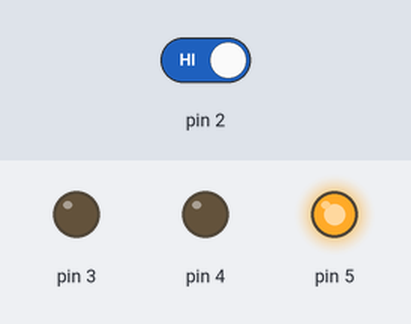
Simulated run of this sketch. Board: Arduino Uno, built with avr-gcc and run on an emulated ATmega328P. Parts: output pins drawn as LEDs (lit = HIGH). Inputs (shaded band) come from the test bench; at power-on: pin 2 HIGH.

Above: at 14.8 s.
14.9 s: pin 2 driven LOW
At 21.5 s:
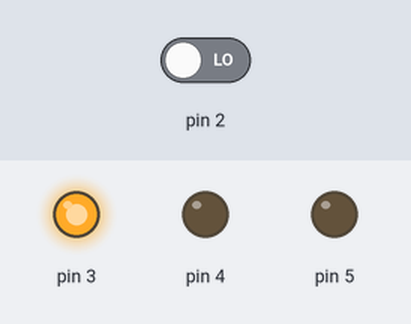
22.7 s: pin 2 driven HIGH
At 23.07 s:
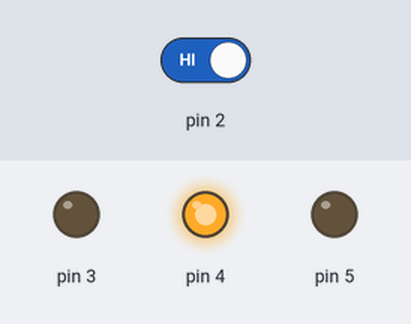
At 25.07 s:
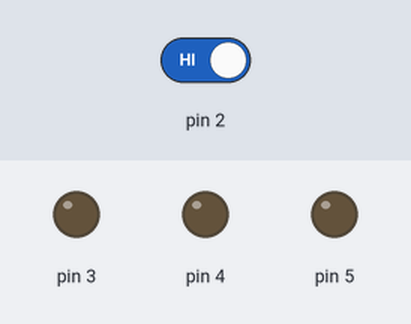
Timing chart, 0 to 36.5 s (numbered marks = the images above; inputs shaded):
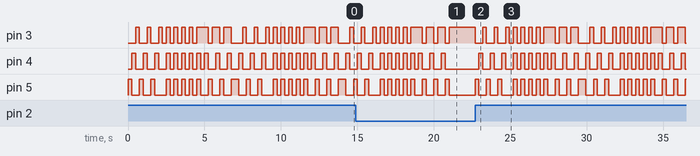

Measured:
- after the input at 22.7 s, pin 3: HIGH → LOW at once, → HIGH 0.50 s later, → LOW 0.25 s later, → HIGH 0.50 s later, … (41 changes in this stretch); pin 4: LOW → HIGH after 0.25 s, → LOW 0.25 s later, → HIGH 0.50 s later, → LOW 0.25 s later, … (44 changes in this stretch)
- by itself, pin 5: repeats every 7.0 s: 2 × (LOW 0.50 s, HIGH 0.25 s), LOW 0.75 s, 4 × (HIGH 0.25 s, LOW 0.25 s), 3 × (HIGH 0.25 s, LOW 0.50 s), HIGH 0.50 s
- by itself, pin 3: repeats every 7.0 s: 2 × (LOW 0.50 s, HIGH 0.25 s), 4 × (LOW 0.25 s, HIGH 0.25 s), LOW 0.25 s, HIGH 0.75 s, 2 × (LOW 0.25 s, HIGH 0.50 s), LOW 0.75 s, HIGH 0.25 s

The sketch:

sketch_mar14a.ino
```cpp
int switchState = 0;
int i;


void setup() {
  pinMode(3, OUTPUT);
  pinMode(4, OUTPUT);
  pinMode(5, OUTPUT);
  pinMode(2, INPUT);
}

void loop() {
  switchState = digitalRead(2);

 if (switchState == LOW){
  digitalWrite(3, HIGH); // GREEN
  digitalWrite(4, LOW); // RED MID
  digitalWrite(5, LOW); // RED LEFT
  Serial.begin(9600);
 }
 else{ // PRESS BUTTON

   for (i = 0; i < 3; i++) {
      digitalWrite(3, LOW); // GREEN
      digitalWrite(4, LOW); // RED MID
      digitalWrite(5, HIGH); // RED LEFT
      delay(250);
      digitalWrite(4, HIGH); // RED MID
      digitalWrite(5, LOW); // RED LEFT
      delay(250);
      digitalWrite(3, HIGH); // GREEN
      digitalWrite(4, LOW); // RED MID
      digitalWrite(5, LOW); // RED LEFT
      delay(250);
   }

  for (i = 0; i < 5; i++) {
      digitalWrite(3, LOW); // GREEN
      digitalWrite(4, LOW); // RED MID
      digitalWrite(5, LOW); // RED LEFT
      delay(250);

      digitalWrite(3, HIGH); // GREEN
      digitalWrite(4, HIGH); // RED MID
      digitalWrite(5, HIGH); // RED LEFT
      delay(250); }


   for (i = 0; i < 3; i++) {
      digitalWrite(3, HIGH); // GREEN
      digitalWrite(4, LOW); // RED MID
      digitalWrite(5, LOW); // RED LEFT
      delay(250);
      digitalWrite(4, HIGH); // RED MID
      digitalWrite(5, LOW); // RED LEFT
      delay(250);
      digitalWrite(3, LOW); // GREEN
      digitalWrite(4, LOW); // RED MID
      digitalWrite(5, HIGH); // RED LEFT
      delay(250);
   }

 }

}
```
